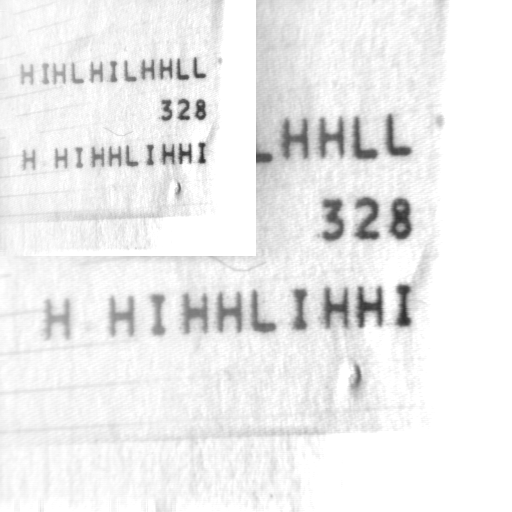
#> input picture images/CHARACTERES_1.tif, 512 x 512 px
$ python -i index.py   (imports and definitions only)
#> lines starting #> are read from the running program, lines starting #| are printed output that depends on the picture
#> further down, picture is the input picture: shape (512, 512, 3); min 47, max 255, mean 237
import cv2
import numpy as np
import matplotlib.pyplot as plt


def rgb2gray(rgb):
    return np.dot(rgb[..., :3], [0.299, 0.587, 0.144])
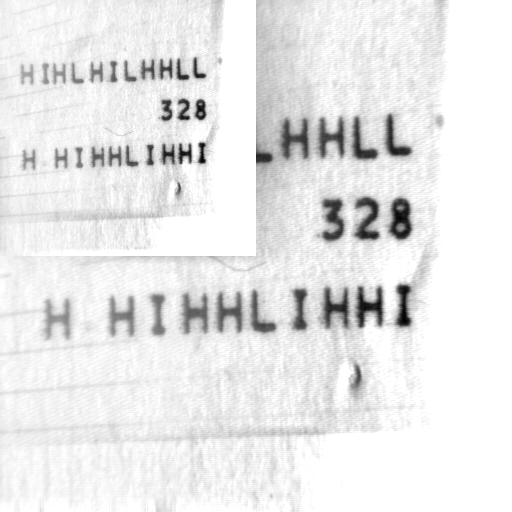
#> returned value: shape (512, 512) float64; min 48.41, max 262.6, mean 244.1; drawn with min black and max white


def fft(img):
    dft = cv2.dft(np.float32(img), flags=cv2.DFT_COMPLEX_OUTPUT)
    dft_shift = np.fft.fftshift(dft)
    magnitude_spectrum = 20 * \
        np.log(cv2.magnitude(dft_shift[:, :, 0], dft_shift[:, :, 1]))
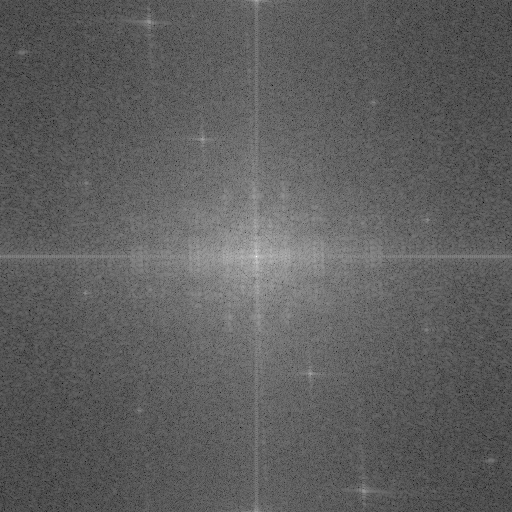
#> magnitude_spectrum: shape (512, 512) float32; min 5.18, max 359.5, mean 136.9; drawn with min black and max white

    # [5 lines of commented-out code are left out]
    return magnitude_spectrum


def show_io_fft(input_image, output_image):
    # Chuyển về GRAYSCALE nếu là ảnh RGB
    if type(input_image.shape) != int:
        input_image = rgb2gray(input_image)

    plt.figure("Magnitude Spectrum")

    if type(output_image) != str:
        if type(output_image.shape) != int:
            output_image = rgb2gray(output_image)

        plt.subplot(221), plt.imshow(input_image, cmap='gray')
        plt.title('Input Image'), plt.xticks([]), plt.yticks([])
        plt.subplot(222), plt.imshow(fft(input_image), cmap='gray')
        plt.title('Input Magnitude Spectrum'), plt.xticks([]), plt.yticks([])
        plt.subplot(223), plt.imshow(output_image, cmap='gray')
        plt.title('Result Image'), plt.xticks([]), plt.yticks([])
        plt.subplot(224), plt.imshow(
            fft(output_image), cmap='gray')
        plt.title('Result Magnitude Spectrum'), plt.xticks([]), plt.yticks([])
    else:
        plt.subplot(121), plt.imshow(input_image, cmap='gray')
        plt.title('Input Image'), plt.xticks([]), plt.yticks([])
        plt.subplot(122), plt.imshow(fft(input_image), cmap='gray')
        plt.title('Magnitude Spectrum'), plt.xticks([]), plt.yticks([])

    plt.show()
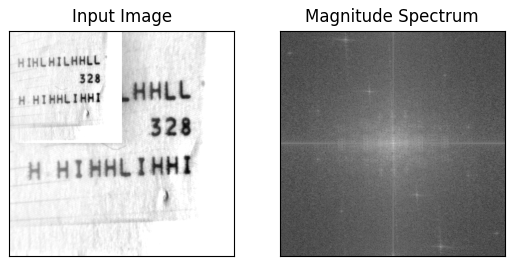
#> figure drawn by matplotlib, 2 panels


def gaussian_filter(img, ksize, sigma):
    output_image = cv2.GaussianBlur(img, (ksize, ksize), sigma)
    result_path = 'images/result.png'
    cv2.imwrite(result_path, output_image)
    return result_path


def median_filter(img, ksize):
    output_image = cv2.medianBlur(img, ksize)
    result_path = 'images/result.png'
    cv2.imwrite(result_path, output_image)
    return result_path

>>> import cv2
>>> picture = cv2.cvtColor(cv2.imread('images/CHARACTERES_1.tif'), cv2.COLOR_BGR2RGB)
>>> result = show_io_fft(picture, 'out.png')
